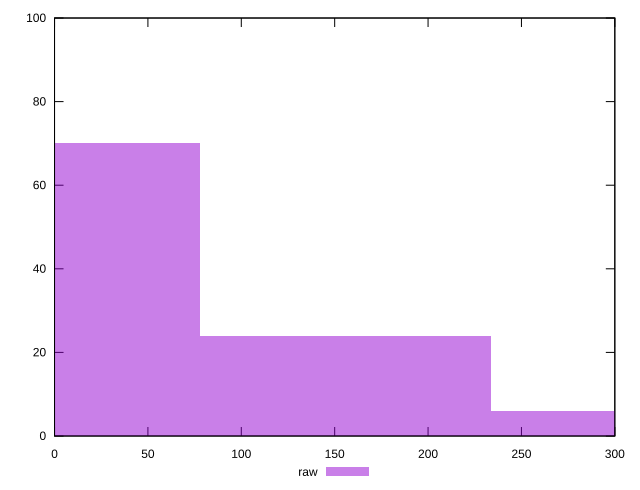

Reproduce this figure in gnuplot.
reset

$raw <<EOF
0 70
155.89725537463576 24
311.7945107492715 6
EOF

set key outside below
set boxwidth 155.89725537463576
set xrange [0:300]
set yrange [0:100]
set trange [0:100]
set style fill transparent solid 0.5 noborder
set terminal svg size 640, 490 enhanced background rgb 'white'
set output "reprap/unminified-javascript/samples/pages/raw/histogram.svg"

plot $raw title "raw" with boxes

reset
